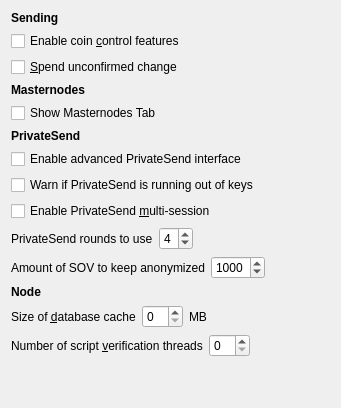
                                <widget class="QFrame" name="frameExpert">
                                    <layout class="QVBoxLayout" name="verticalLayout_Wallet">
                                        <item>
                                            <widget class="QLabel" name="labelSettingsSending">
                                                <property name="font">
                                                    <font>
                                                        <weight>75</weight>
                                                        <bold>true</bold>
                                                    </font>
                                                </property>
                                                <property name="text">
                                                    <string>Sending</string>
                                                </property>
                                            </widget>
                                        </item>
                                        <item>
                                            <layout class="QVBoxLayout" name="verticalLayout_2">
                                                <item>
                                                    <widget class="QCheckBox" name="coinControlFeatures">
                                                        <property name="toolTip">
                                                            <string>Whether to show coin control features or not.</string>
                                                        </property>
                                                        <property name="text">
                                                            <string>Enable coin &amp;control features</string>
                                                        </property>
                                                    </widget>
                                                </item>
                                                <item>
                                                    <widget class="QCheckBox" name="spendZeroConfChange">
                                                        <property name="toolTip">
                                                            <string>If you disable the spending of unconfirmed change, the change from a transaction&lt;br/&gt;cannot be used until that transaction has at least one confirmation.&lt;br/&gt;This also affects how your balance is computed.</string>
                                                        </property>
                                                        <property name="text">
                                                            <string>&amp;Spend unconfirmed change</string>
                                                        </property>
                                                    </widget>
                                                </item>
                                            </layout>
                                        </item>
                                        <item>
                                            <widget class="QLabel" name="labelSettingsMasternodes">
                                                <property name="font">
                                                    <font>
                                                        <weight>75</weight>
                                                        <bold>true</bold>
                                                    </font>
                                                </property>
                                                <property name="text">
                                                    <string>Masternodes</string>
                                                </property>
                                            </widget>
                                        </item>
                                        <item>
                                            <layout class="QVBoxLayout" name="verticalLayout_2">
                                                <item>
                                                    <widget class="QCheckBox" name="showMasternodesTab">
                                                        <property name="toolTip">
                                                            <string>Show additional tab listing all your masternodes in first sub-tab&lt;br/&gt;and all masternodes on the network in second sub-tab.</string>
                                                        </property>
                                                        <property name="text">
                                                            <string>Show Masternodes Tab</string>
                                                        </property>
                                                    </widget>
                                                </item>
                                            </layout>
                                        </item>
                                        <item>
                                            <widget class="QLabel" name="labelSettingsPrivateSend">
                                                <property name="font">
                                                    <font>
                                                        <weight>75</weight>
                                                        <bold>true</bold>
                                                    </font>
                                                </property>
                                                <property name="text">
                                                    <string>PrivateSend</string>
                                                </property>
                                            </widget>
                                        </item>
                                        <item>
                                            <layout class="QVBoxLayout" name="verticalLayout_2">
                                                <item>
                                                    <widget class="QCheckBox" name="showAdvancedPSUI">
                                                        <property name="toolTip">
                                                            <string>Show additional information and buttons for PrivateSend on overview screen.</string>
                                                        </property>
                                                        <property name="text">
                                                            <string>Enable advanced PrivateSend interface</string>
                                                        </property>
                                                    </widget>
                                                </item>
                                                <item>
                                                    <widget class="QCheckBox" name="lowKeysWarning">
                                                        <property name="toolTip">
                                                            <string>Show warning dialog when PrivateSend detects that wallet has very low number of keys left.</string>
                                                        </property>
                                                        <property name="text">
                                                            <string>Warn if PrivateSend is running out of keys</string>
                                                        </property>
                                                    </widget>
                                                </item>
                                                <item>
                                                    <widget class="QCheckBox" name="privateSendMultiSession">
                                                        <property name="toolTip">
                                                            <string>Whether to use experimental PrivateSend mode with multiple mixing sessions per block.&lt;br/&gt;Note: You must use this feature carefully.&lt;br/&gt;Make sure you always have recent wallet (auto)backup in a safe place!</string>
                                                        </property>
                                                        <property name="text">
                                                            <string>Enable PrivateSend &amp;multi-session</string>
                                                        </property>
                                                    </widget>
                                                </item>
                                            </layout>
                                        </item>
                                        <item>
                                            <layout class="QHBoxLayout" name="horizontalLayout_4_Wallet">
                                                <item>
                                                    <widget class="QLabel" name="label">
                                                        <property name="toolTip">
                                                            <string>This setting determines the amount of individual masternodes that an input will be anonymized through.&lt;br/&gt;More rounds of anonymization gives a higher degree of privacy, but also costs more in fees.</string>
                                                        </property>
                                                        <property name="text">
                                                            <string>PrivateSend rounds to use</string>
                                                        </property>
                                                    </widget>
                                                </item>
                                                <item>
                                                    <widget class="QSpinBox" name="privateSendRounds">
                                                        <property name="minimum">
                                                            <number>2</number>
                                                        </property>
                                                        <property name="maximum">
                                                            <number>8</number>
                                                        </property>
                                                        <property name="value">
                                                            <number>4</number>
                                                        </property>
                                                    </widget>
                                                </item>
                                                <item>
                                                    <spacer>
                                                        <property name="orientation">
                                                            <enum>Qt::Horizontal</enum>
                                                        </property>
                                                        <property name="sizeHint" stdset="0">
                                                            <size>
                                                                <width>40</width>
                                                                <height>20</height>
                                                            </size>
                                                        </property>
                                                    </spacer>
                                                </item>
                                            </layout>
                                        </item>
                                        <item>
                                            <layout class="QHBoxLayout" name="horizontalLayout">
                                                <item>
                                                    <widget class="QLabel" name="label_2">
                                                        <property name="toolTip">
                                                            <string>This amount acts as a threshold to turn off PrivateSend once it's reached.</string>
                                                        </property>
                                                        <property name="statusTip">
                                                            <string notr="true"/>
                                                        </property>
                                                        <property name="whatsThis">
                                                            <string notr="true"/>
                                                        </property>
                                                        <property name="accessibleName">
                                                            <string notr="true"/>
                                                        </property>
                                                        <property name="accessibleDescription">
                                                            <string notr="true"/>
                                                        </property>
                                                        <property name="text">
                                                            <string>Amount of SOV to keep anonymized</string>
                                                        </property>
                                                    </widget>
                                                </item>
                                                <item>
                                                    <widget class="QSpinBox" name="privateSendAmount">
                                                        <property name="minimum">
                                                            <number>2</number>
                                                        </property>
                                                        <property name="maximum">
                                                            <number>2000</number>
                                                        </property>
                                                        <property name="singleStep">
                                                            <number>10</number>
                                                        </property>
                                                        <property name="value">
                                                            <number>1000</number>
                                                        </property>
                                                    </widget>
                                                </item>
                                                <item>
                                                    <spacer>
                                                        <property name="orientation">
                                                            <enum>Qt::Horizontal</enum>
                                                        </property>
                                                        <property name="sizeHint" stdset="0">
                                                            <size>
                                                                <width>40</width>
                                                                <height>20</height>
                                                            </size>
                                                        </property>
                                                    </spacer>
                                                </item>
                                            </layout>
                                        </item>
                                        <item>
                                            <widget class="QLabel" name="labelSettingsNode">
                                                <property name="font">
                                                    <font>
                                                        <weight>75</weight>
                                                        <bold>true</bold>
                                                    </font>
                                                </property>
                                                <property name="text">
                                                    <string>Node</string>
                                                </property>
                                            </widget>
                                        </item>
                                        <item>
                                            <layout class="QHBoxLayout" name="horizontalLayout_2_Main">
                                                <item>
                                                    <widget class="QLabel" name="databaseCacheLabel">
                                                        <property name="text">
                                                            <string>Size of &amp;database cache</string>
                                                        </property>
                                                        <property name="textFormat">
                                                            <enum>Qt::PlainText</enum>
                                                        </property>
                                                        <property name="buddy">
                                                            <cstring>databaseCache</cstring>
                                                        </property>
                                                    </widget>
                                                </item>
                                                <item>
                                                    <widget class="QSpinBox" name="databaseCache"/>
                                                </item>
                                                <item>
                                                    <widget class="QLabel" name="databaseCacheUnitLabel">
                                                        <property name="text">
                                                            <string>MB</string>
                                                        </property>
                                                        <property name="textFormat">
                                                            <enum>Qt::PlainText</enum>
                                                        </property>
                                                    </widget>
                                                </item>
                                                <item>
                                                    <spacer>
                                                        <property name="orientation">
                                                            <enum>Qt::Horizontal</enum>
                                                        </property>
                                                        <property name="sizeHint" stdset="0">
                                                            <size>
                                                                <width>40</width>
                                                                <height>20</height>
                                                            </size>
                                                        </property>
                                                    </spacer>
                                                </item>
                                            </layout>
                                        </item>
                                        <item>
                                            <layout class="QHBoxLayout" name="horizontalLayout_3_Main">
                                                <item>
                                                    <widget class="QLabel" name="threadsScriptVerifLabel">
                                                        <property name="text">
                                                            <string>Number of script &amp;verification threads</string>
                                                        </property>
                                                        <property name="textFormat">
                                                            <enum>Qt::PlainText</enum>
                                                        </property>
                                                        <property name="buddy">
                                                            <cstring>threadsScriptVerif</cstring>
                                                        </property>
                                                    </widget>
                                                </item>
                                                <item>
                                                    <widget class="QSpinBox" name="threadsScriptVerif">
                                                        <property name="toolTip">
                                                            <string>(0 = auto, &lt;0 = leave that many cores free)</string>
                                                        </property>
                                                    </widget>
                                                </item>
                                                <item>
                                                    <spacer name="horizontalSpacer_3_Main">
                                                        <property name="orientation">
                                                            <enum>Qt::Horizontal</enum>
                                                        </property>
                                                        <property name="sizeHint" stdset="0">
                                                            <size>
                                                                <width>40</width>
                                                                <height>20</height>
                                                            </size>
                                                        </property>
                                                    </spacer>
                                                </item>
                                                <item>
                                                    <spacer>
                                                        <property name="orientation">
                                                            <enum>Qt::Horizontal</enum>
                                                        </property>
                                                        <property name="sizeHint" stdset="0">
                                                            <size>
                                                                <width>40</width>
                                                                <height>20</height>
                                                            </size>
                                                        </property>
                                                    </spacer>
                                                </item>
                                            </layout>
                                        </item>
                                        <item>
                                            <spacer name="verticalSpacer_Wallet">
                                                <property name="orientation">
                                                    <enum>Qt::Vertical</enum>
                                                </property>
                                                <property name="sizeHint" stdset="0">
                                                    <size>
                                                        <width>20</width>
                                                        <height>40</height>
                                                    </size>
                                                </property>
                                            </spacer>
                                        </item>
                                    </layout>
                                </widget>
